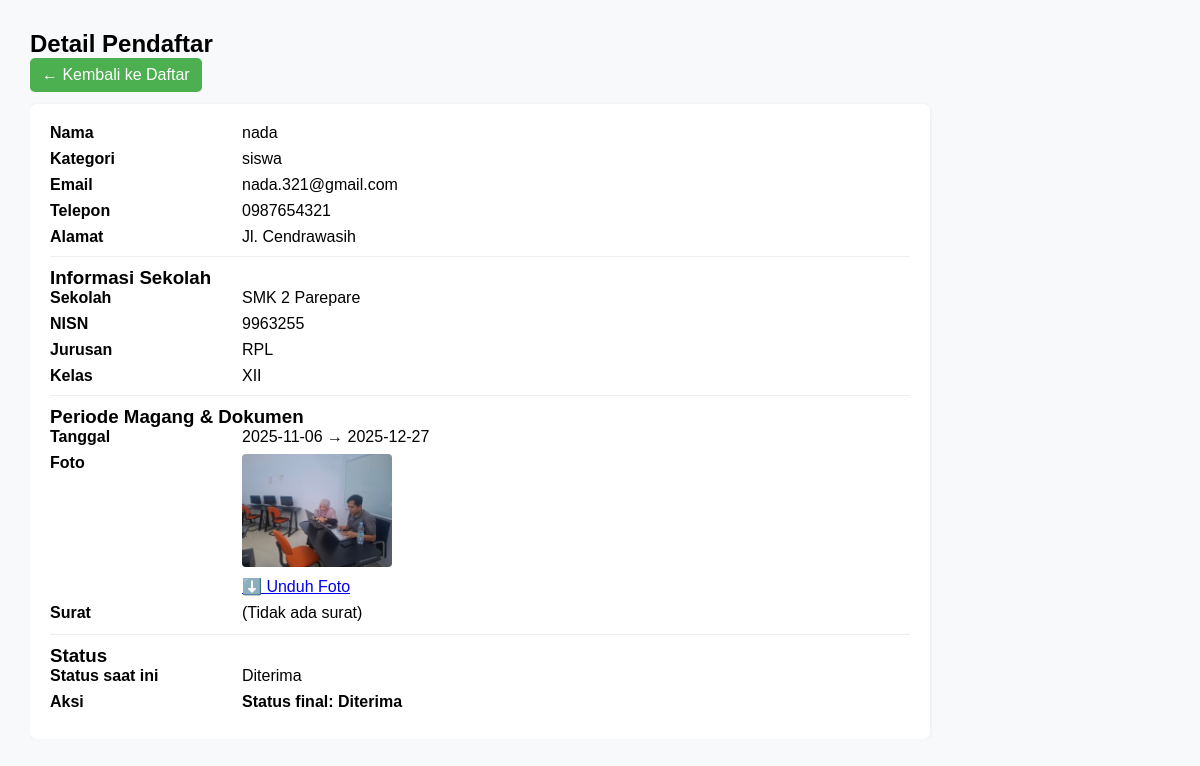
The app's page /detail.php?id=4 (signed in) with its own data.
### tables this page shows
CREATE TABLE `pendaftar` (
  `id` int NOT NULL,
  `kategori` varchar(20) DEFAULT NULL,
  `nama` varchar(100) DEFAULT NULL,
  `email` varchar(100) DEFAULT NULL,
  `telepon` varchar(20) DEFAULT NULL,
  `alamat` text,
  `sekolah` varchar(100) DEFAULT NULL,
  `nisn` varchar(30) DEFAULT NULL,
  `jurusan` varchar(50) DEFAULT NULL,
  `kelas` varchar(10) DEFAULT NULL,
  `institusi` varchar(100) DEFAULT NULL,
  `nim` varchar(30) DEFAULT NULL,
  `prodi` varchar(50) DEFAULT NULL,
  `semester` varchar(10) DEFAULT NULL,
  `tanggal_mulai` date DEFAULT NULL,
  `tanggal_selesai` date DEFAULT NULL,
  `foto` varchar(255) DEFAULT NULL,
  `surat` varchar(255) DEFAULT NULL,
  `tanggal_daftar` timestamp NULL DEFAULT CURRENT_TIMESTAMP,
  `surat_stored` varchar(255) DEFAULT NULL,
  `surat_original` varchar(255) DEFAULT NULL,
  `status` varchar(50) NOT NULL DEFAULT 'Menunggu'
);

### detail.php (the view, shortened to what this page needs)
<?php
include 'includes/koneksi.php';
$id = isset($_GET['id']) ? (int)$_GET['id'] : 0;
$stmt = $conn->prepare("SELECT * FROM pendaftar WHERE id = ? LIMIT 1");
$stmt->bind_param('i', $id);
$stmt->execute();
$res = $stmt->get_result();
$row = $res->fetch_assoc();
?>
<!DOCTYPE html>
<html lang="id">
<head>
  <link rel="stylesheet" href="assets/form.css">
</head>
<body>
  <h2>Detail Pendaftar</h2>
  <a href="admin.php" class="button">← Kembali ke Daftar</a>
  <div class="card" style="margin-top:12px">
    <div class="row"><div class="label">Nama</div><div><?= htmlspecialchars($row['nama']) ?></div></div>
    <div class="row"><div class="label">Kategori</div><div><?= htmlspecialchars($row['kategori']) ?></div></div>
    <div class="row"><div class="label">Email</div><div><?= htmlspecialchars($row['email']) ?></div></div>
    <div class="row"><div class="label">Telepon</div><div><?= htmlspecialchars($row['telepon']) ?></div></div>
    <div class="row"><div class="label">Alamat</div><div><?= nl2br(htmlspecialchars($row['alamat'])) ?></div></div>
    <div style="margin-top:10px; border-top:1px solid #eee; padding-top:10px">
      <?php $kat = strtolower(trim($row['kategori'] ?? ''));
            if ($kat === 'siswa'): ?>
        <h3>Informasi Sekolah</h3>
        <div class="row"><div class="label">Sekolah</div><div><?= htmlspecialchars($row['sekolah']) ?></div></div>
        <div class="row"><div class="label">NISN</div><div><?= htmlspecialchars($row['nisn']) ?></div></div>
        <div class="row"><div class="label">Jurusan</div><div><?= htmlspecialchars($row['jurusan']) ?></div></div>
        <div class="row"><div class="label">Kelas</div><div><?= htmlspecialchars($row['kelas']) ?></div></div>
      <?php endif; ?>
    </div>
    <div style="margin-top:10px; border-top:1px solid #eee; padding-top:10px">
      <h3>Periode Magang & Dokumen</h3>
      <div class="row"><div class="label">Tanggal</div><div><?= htmlspecialchars($row['tanggal_mulai']) ?> → <?= htmlspecialchars($row['tanggal_selesai']) ?></div></div>
      <div class="row"><div class="label">Foto</div><div>
        <?php if (!empty($row['foto']) && file_exists('uploads/'.$row['foto'])): ?>
          <a href="uploads/<?= htmlspecialchars($row['foto']) ?>" download="<?= htmlspecialchars($row['nama']) ?>_foto_<?= htmlspecialchars($row['id']) ?>">
            <img class="photo" src="uploads/<?= htmlspecialchars($row['foto']) ?>" alt="Foto <?= htmlspecialchars($row['nama']) ?>">
          </a>
          <div style="margin-top:6px">
            <a href="uploads/<?= htmlspecialchars($row['foto']) ?>" download="<?= htmlspecialchars($row['nama']) ?>_foto_<?= htmlspecialchars($row['id']) ?>">⬇️ Unduh Foto</a>
          </div>
        <?php else: ?>
          (Tidak ada foto)
        <?php endif; ?>
      </div></div>
      <div class="row"><div class="label">Surat</div><div>
        <?php if (!empty($row['surat']) && file_exists('uploads/'.$row['surat'])): ?>
          <a href="uploads/<?= htmlspecialchars($row['surat']) ?>" target="_blank">📄 Buka Surat</a>
          <span style="margin-left:8px">|</span>
          <a href="uploads/<?= htmlspecialchars($row['surat']) ?>" download="<?= htmlspecialchars($row['nama']) ?>_surat_<?= htmlspecialchars($row['id']) ?>">⬇️ Unduh Surat</a>
        <?php else: ?>
          (Tidak ada surat)
        <?php endif; ?>
      </div></div>
    </div>
    <div style="margin-top:12px; border-top:1px solid #eee; padding-top:10px">
      <h3>Status</h3>
      <div class="row"><div class="label">Status saat ini</div><div><?= htmlspecialchars($row['status'] ?? 'Menunggu') ?></div></div>
      <div class="row"><div class="label">Aksi</div><div>
        <?php $s = strtolower(trim($row['status'] ?? ''));
          if ($s === 'diterima' || $s === 'ditolak'): ?>
            <strong>Status final: <?= htmlspecialchars(ucfirst($row['status'])) ?></strong>
        <?php endif; ?>
      </div></div>
    </div>
  </div>
</body>
</html>

### form.css (style rules this page uses)
* { margin: 0; padding: 0; box-sizing: border-box; font-family: 'Poppins', sans-serif; }
html, body { height: auto; overflow-x: hidden; overflow-y: auto; }
body { background-color: #F6E9E3; }

### detail.php (style rules this page uses)
body { font-family: Arial, sans-serif; margin: 30px; background:#f8f9fa; }
.card { background:#fff; padding:20px; border-radius:6px; box-shadow:0 1px 4px rgba(0,0,0,.08); max-width:900px }
.row { display:flex; gap:12px; margin-bottom:8px }
.label { width:180px; font-weight:700 }
img.photo { max-width:150px; border-radius:4px; }
a.button { display:inline-block; padding:8px 12px; background:#4CAF50; color:#fff; border-radius:5px; text-decoration:none }

### records on screen
pendaftar: nama "nada", kategori "siswa", email "nada.321@gmail.com", telepon "0987654321", alamat "Jl. Cendrawasih", sekolah "SMK 2 Parepare", nisn "9963255", jurusan "RPL", kelas "XII", tanggal_mulai "2025-11-06", tanggal_selesai "2025-12-27", foto (picture), status "Diterima"
